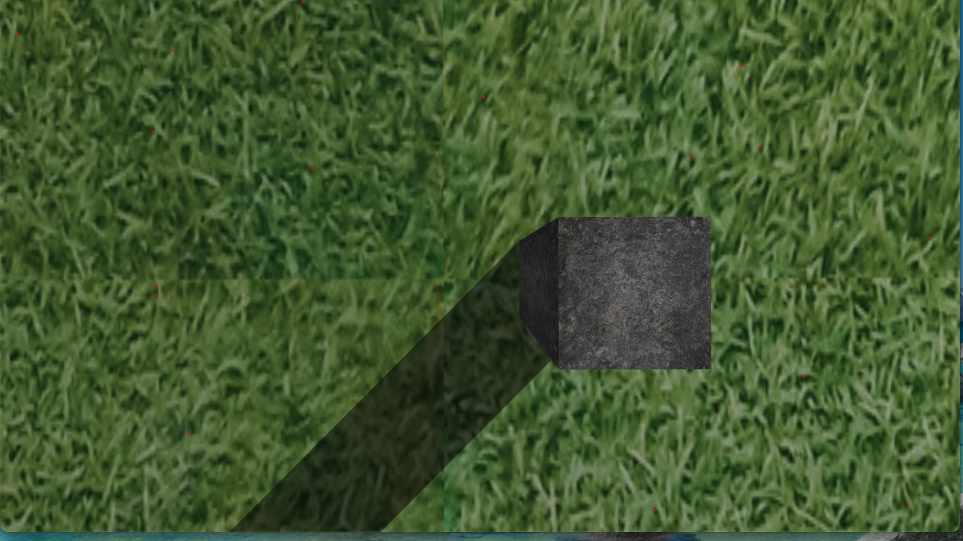
#> input picture img.png, 1926 x 1082 px (shown at 1/2 size)
$ python test.py
#> lines starting #> are read from the running program, lines starting #| are printed output that depends on the picture; after the words box and inside, x2 and y2 are one past the last pixel; in counts of white or black regions, pixels touching at a corner belong together
import cv2 as cv
import numpy as np


img = cv.imread('img.png')
#> img is the input picture: shape (1082, 1926, 3); mean B, G, R 47.5, 88.9, 65.7
if img is None:
    raise FileNotFoundError("Could not read 'img.png'")

channels = {
    'Gray':  cv.cvtColor(img, cv.COLOR_BGR2GRAY),
    'Blue':  img[:, :, 0],
    'Green': img[:, :, 1],
    'Red':   img[:, :, 2],
}


def nothing(x): pass


window = 'Tuning (q to quit)'
cv.namedWindow(window)

# --- Preprocessing ---
cv.createTrackbar('channel (0=G 1=B 2=Grn 3=R)', window, 0,  3,  nothing)
cv.createTrackbar('clahe clip x10',              window, 20, 100, nothing)   # 0.1 to 10
cv.createTrackbar('clahe tile',                  window, 8,  32, nothing)
cv.createTrackbar('blur size (odd, 0=off)',      window, 5,  21, nothing)
cv.createTrackbar('gamma x100',                  window, 100,300, nothing)   # 0.3 to 3.0

# --- Canny ---
cv.createTrackbar('canny_low',                   window, 50, 255, nothing)
cv.createTrackbar('canny_high',                  window, 150,255, nothing)
cv.createTrackbar('dilate kernel',               window, 5,  51, nothing)

# --- goodFeaturesToTrack ---
cv.createTrackbar('maxCorners',                  window, 500,2000,nothing)
cv.createTrackbar('quality x1000',               window, 5,  100, nothing)   # 0.001 to 0.1
cv.createTrackbar('minDistance',                 window, 15, 100, nothing)
cv.createTrackbar('blockSize (odd)',             window, 11, 31, nothing)

# --- Optical flow (shown as info; apply when you have 2 frames) ---
cv.createTrackbar('LK winSize (odd)',            window, 21, 61, nothing)
cv.createTrackbar('LK maxLevel',                 window, 3,  6,  nothing)
cv.createTrackbar('LK iterations',               window, 30, 100,nothing)
cv.createTrackbar('LK eps x1000',                window, 10, 100,nothing)   # 0.001 to 0.1

channel_names = list(channels.keys())
#> channel_names = ['Gray', 'Blue', 'Green', 'Red']
clahe_cache = {}


def get_clahe(clip, tile):
    key = (round(clip, 2), tile)
    if key not in clahe_cache:
        clahe_cache[key] = cv.createCLAHE(clipLimit=clip, tileGridSize=(tile, tile))
    return clahe_cache[key]


while True:
    # Read all parameters
    ch_idx       = cv.getTrackbarPos('channel (0=G 1=B 2=Grn 3=R)', window)
    clip         = max(0.1, cv.getTrackbarPos('clahe clip x10', window) / 10.0)
    tile         = max(2, cv.getTrackbarPos('clahe tile', window))
    blur_k       = cv.getTrackbarPos('blur size (odd, 0=off)', window)
    blur_k       = 0 if blur_k == 0 else (blur_k if blur_k % 2 == 1 else blur_k + 1)
    gamma        = max(0.1, cv.getTrackbarPos('gamma x100', window) / 100.0)

    canny_lo     = cv.getTrackbarPos('canny_low', window)
    canny_hi     = max(canny_lo + 1, cv.getTrackbarPos('canny_high', window))
    dil_k        = cv.getTrackbarPos('dilate kernel', window)
    dil_k        = max(1, dil_k if dil_k % 2 == 1 else dil_k + 1)

    max_corners  = max(1, cv.getTrackbarPos('maxCorners', window))
    quality      = max(0.001, cv.getTrackbarPos('quality x1000', window) / 1000.0)
    min_dist     = max(1, cv.getTrackbarPos('minDistance', window))
    block_sz     = cv.getTrackbarPos('blockSize (odd)', window)
    block_sz     = max(3, block_sz if block_sz % 2 == 1 else block_sz + 1)

    lk_win       = cv.getTrackbarPos('LK winSize (odd)', window)
    lk_win       = max(5, lk_win if lk_win % 2 == 1 else lk_win + 1)
    lk_level     = cv.getTrackbarPos('LK maxLevel', window)
    lk_iter      = max(1, cv.getTrackbarPos('LK iterations', window))
    lk_eps       = max(0.001, cv.getTrackbarPos('LK eps x1000', window) / 1000.0)

    # Pick source channel
    name = channel_names[ch_idx]
#> name = 'Gray'
    src = channels[name]
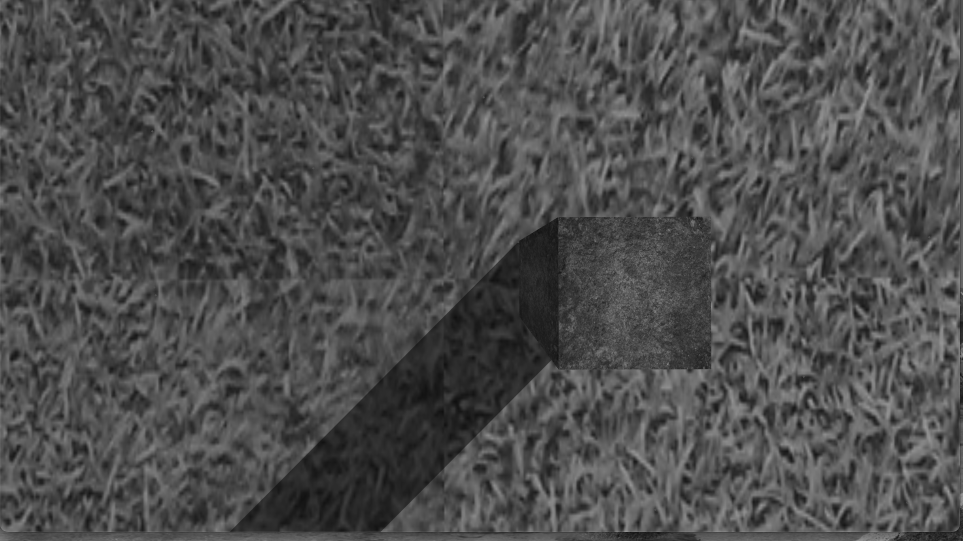
#> src: shape (1082, 1926) (shown at 1/2 size); min 14, max 157, mean 77.2

    # --- Preprocess pipeline ---
    clahe = get_clahe(clip, tile)
    processed = clahe.apply(src)
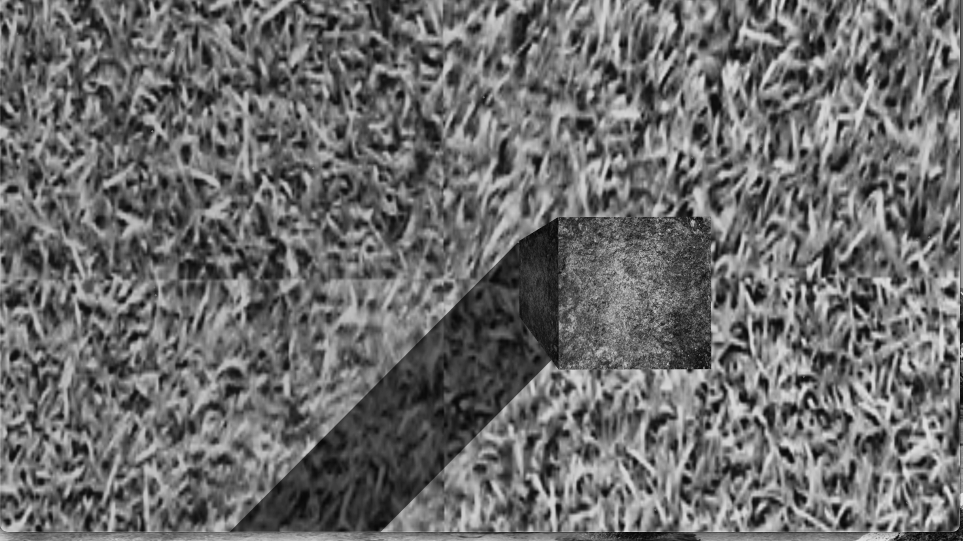
#> processed: shape (1082, 1926) (shown at 1/2 size); min 5, max 228, mean 107.3

    # Gamma
    if abs(gamma - 1.0) > 0.01:
        table = ((np.arange(256) / 255.0) ** gamma * 255).astype(np.uint8)
        processed = cv.LUT(processed, table)

    # Blur
    if blur_k > 0:
        processed = cv.GaussianBlur(processed, (blur_k, blur_k), 0)

    # --- Canny + dilate ---
    edges = cv.Canny(processed, canny_lo, canny_hi)
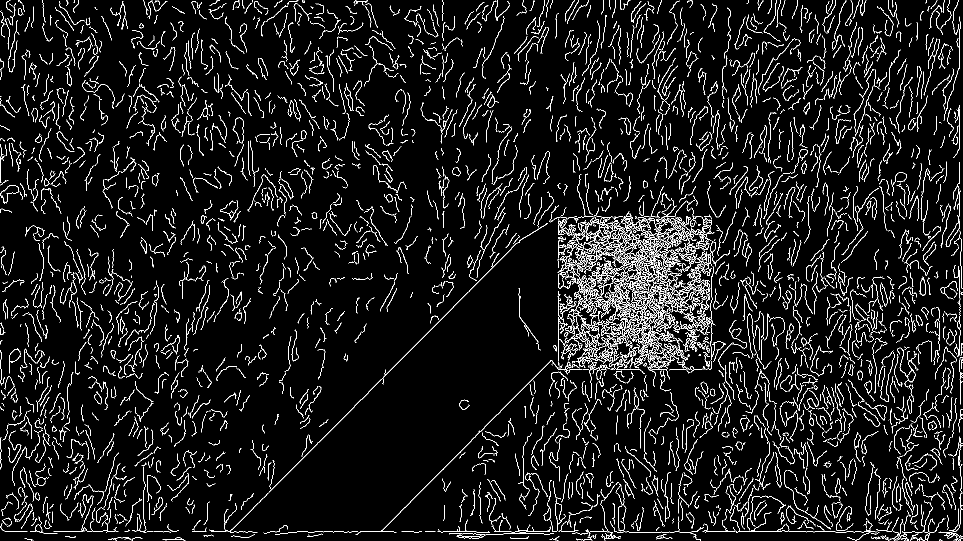
#> edges: shape (1082, 1926) (shown at 1/2 size); 6.6% white in thin lines or dots
    edge_zone = cv.dilate(edges, np.ones((dil_k, dil_k), np.uint8))
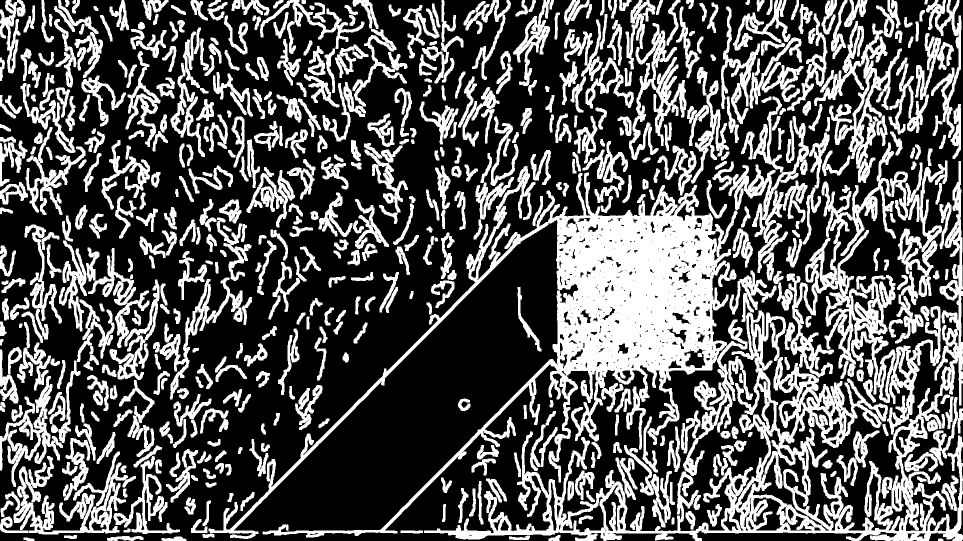
#> edge_zone: shape (1082, 1926) (shown at 1/2 size); 34.5% white; 537 white regions, largest, box (x1, y1, x2, y2) and area: (417, 332, 1506, 1078) 142275, (848, 285, 1926, 1082) 130944, (1628, 42, 1804, 366) 14950

    # --- Corner detection ---
    cand = cv.goodFeaturesToTrack(
        processed, maxCorners=max_corners, qualityLevel=quality,
        minDistance=min_dist, blockSize=block_sz, mask=None
    )
#> cand = 500 rows, first 8: [1924, 719], [1250, 1059], [1619, 797], [1417, 734], [1385, 442], [1833, 524], [1924, 587], [1479, 1019]

    # --- Visualization ---
    vis = cv.cvtColor(processed, cv.COLOR_GRAY2BGR)

    # Dim blue tint for edge zone, bright blue for actual edges
    tint = np.array([150, 50, 0])
    mask3 = edge_zone > 0
    vis[mask3] = (0.5 * vis[mask3] + 0.5 * tint).astype(np.uint8)
    vis[edges > 0] = (255, 100, 0)
#> vis: shape (1082, 1926, 3); mean B, G, R 122.4, 98.2, 84.7

    n_total = n_on_edge = 0
    if cand is not None:
        cand = cand.reshape(-1, 2)
#> cand = 500 pairs, first value 3 to 1924, second value 6 to 1074
        xs = np.clip(cand[:, 0].astype(int), 0, vis.shape[1] - 1)
#> xs = 500 values, max 1924 at index 0, min 3 at index 292, mean 1209.4
        ys = np.clip(cand[:, 1].astype(int), 0, vis.shape[0] - 1)
#> ys = 500 values, max 1074 at index 115, min 6 at index 259, mean 601.9
        near = edge_zone[ys, xs] > 0
        n_total = len(cand)
#> n_total = 500
        n_on_edge = int(near.sum())
#> n_on_edge = 419

        for (x, y) in cand[~near].astype(int):
            cv.circle(vis, (x, y), 3, (0, 0, 200), 1)
#> this loop made 81 passes
#> (x, y) on passes 1 to 12: (1233, 1059), (1330, 742), (1859, 686), (219, 1059), (1129, 855), (1482, 1060), (1595, 753), (1059, 1058), (1209, 783), (15, 1046), (1406, 770), (1562, 897)
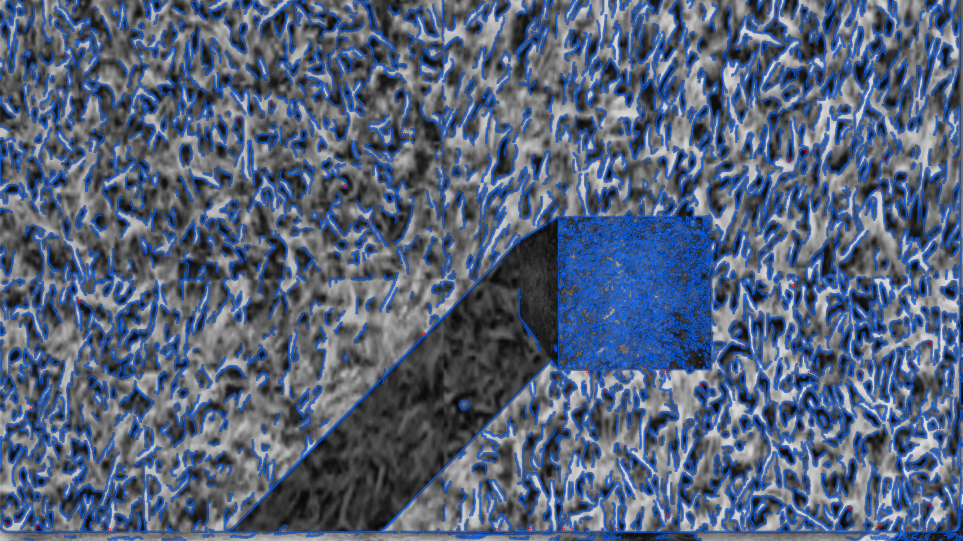
#> vis: shape (1082, 1926, 3) (shown at 1/2 size); mean B, G, R 122.3, 98.2, 84.7
        for (x, y) in cand[near].astype(int):
            cv.circle(vis, (x, y), 4, (0, 255, 0), 2)
#> this loop made 419 passes
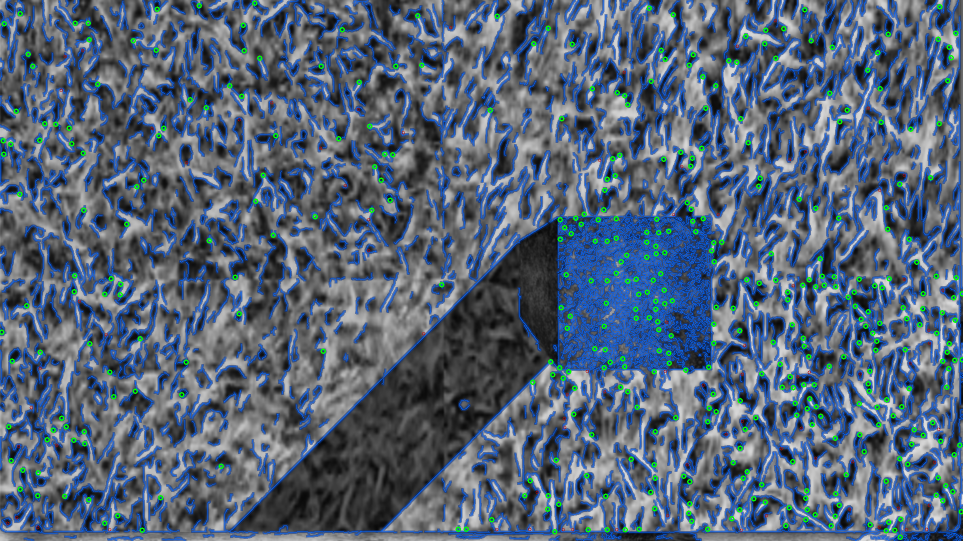
#> vis: shape (1082, 1926, 3) (shown at 1/2 size); 1.36% of pixels changed, all inside (x1, y1, x2, y2) = (0, 1, 1926, 1080)

    # HUD
    edge_frac = (edges > 0).mean()
#> edge_frac = 0.0661
    kept = (n_on_edge / n_total * 100) if n_total else 0
#> kept = 83.8
    hud = [
        f"channel: {name}",
        f"corners: {n_total}  on-edge: {n_on_edge} ({kept:.0f}%)  edges: {edge_frac:.1%}",
        f"CLAHE clip={clip:.1f} tile={tile}  gamma={gamma:.2f}  blur={blur_k}",
        f"Canny=({canny_lo},{canny_hi}) dilate={dil_k}",
        f"GFTT q={quality:.3f} min_d={min_dist} block={block_sz} max={max_corners}",
        f"LK win={lk_win} lvl={lk_level} iter={lk_iter} eps={lk_eps:.3f}",
    ]
    for i, text in enumerate(hud):
        y = 20 + i * 20
        cv.putText(vis, text, (10, y), cv.FONT_HERSHEY_SIMPLEX, 0.5, (0, 0, 0), 3)
        cv.putText(vis, text, (10, y), cv.FONT_HERSHEY_SIMPLEX, 0.5, (255, 255, 255), 1)
#> this loop made 6 passes
#> (text, y) on passes 1, 4, 5, 6: ('channel: Gray', 20), ('Canny=(50,150) dilate=5', 80), ('GFTT q=0.005 min_d=15 block=11 max=500', 100), ('LK win=21 lvl=3 iter=30 eps=0.010', 120)
#> y on passes 2 to 3: 40, 60
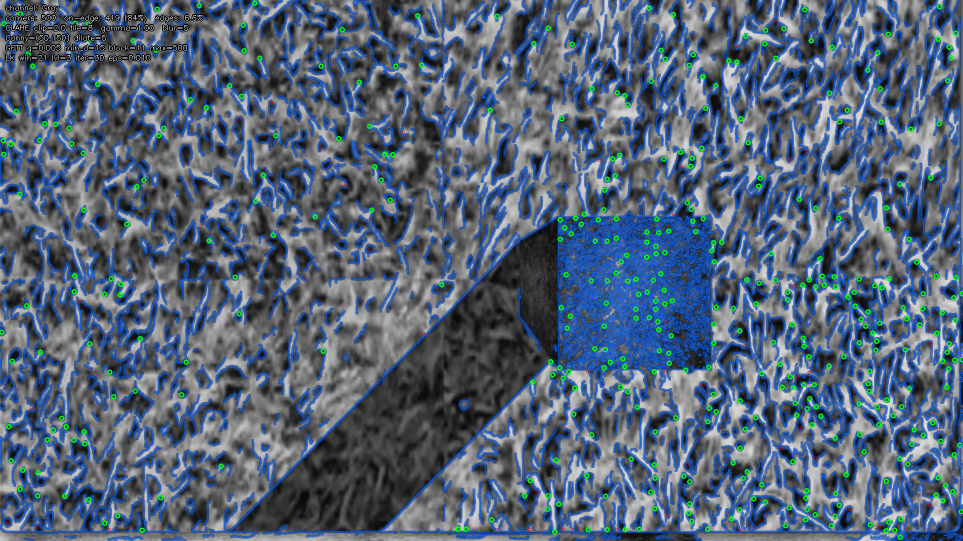
#> vis: shape (1082, 1926, 3) (shown at 1/2 size); 0.81% of pixels changed, all inside (x1, y1, x2, y2) = (10, 8, 407, 127)

    cv.imshow(window, vis)

    if cv.waitKey(1) & 0xFF == ord('q'):
#> (key q is pressed here)
        break

# Final report
print("\n--- FINAL PARAMETERS ---")
print(f"Channel        = {name}")
#| Channel        = Gray
print(f"CLAHE          = clipLimit={clip}, tileGridSize=({tile},{tile})")
print(f"Blur           = {blur_k}")
print(f"Gamma          = {gamma}")
print(f"Canny          = ({canny_lo}, {canny_hi})")
print(f"Dilate kernel  = {dil_k}")
print(f"maxCorners     = {max_corners}")
print(f"qualityLevel   = {quality}")
print(f"minDistance    = {min_dist}")
print(f"blockSize      = {block_sz}")
print(f"LK winSize     = ({lk_win}, {lk_win})")
print(f"LK maxLevel    = {lk_level}")
print(f"LK iterations  = {lk_iter}")
print(f"LK eps         = {lk_eps}")

cv.destroyAllWindows()
